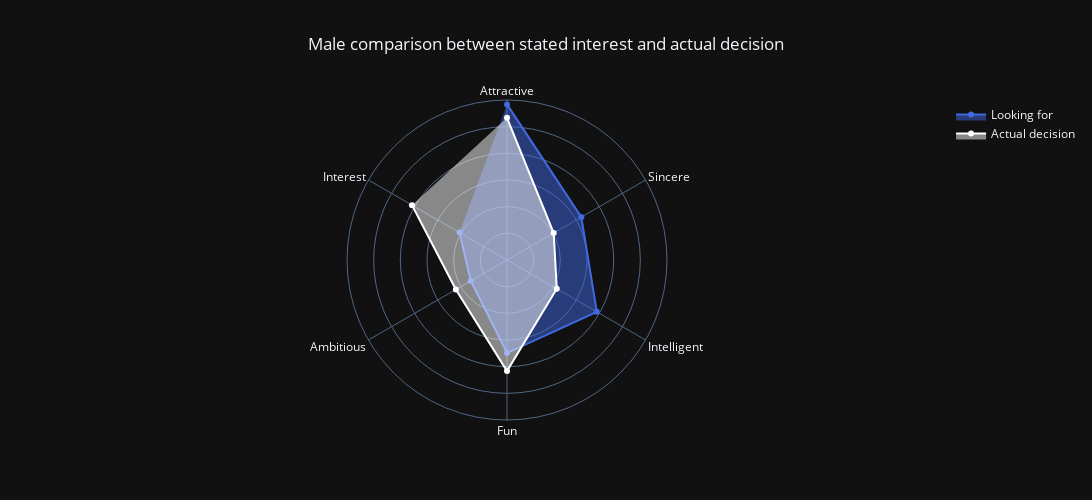
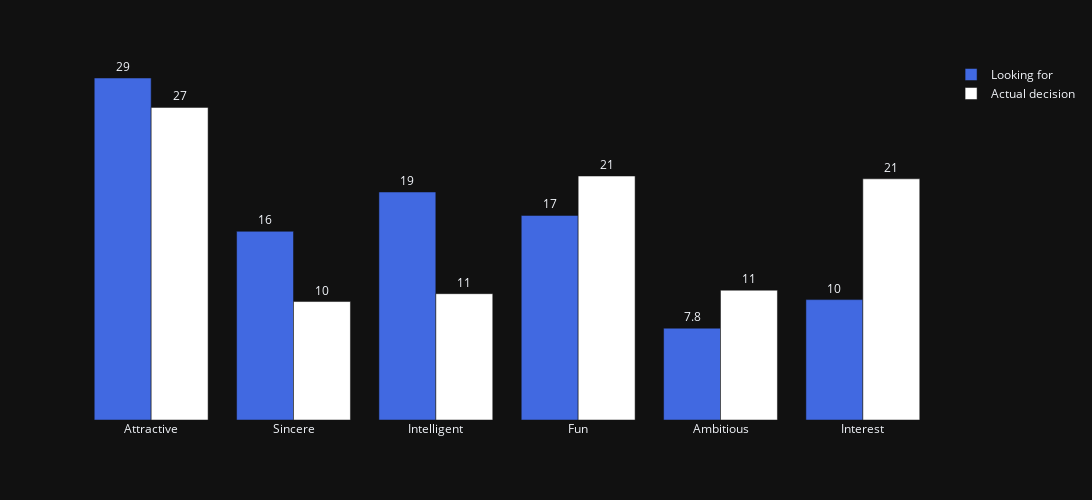

Notebook cell for these charts, in order:
### Markdown cell above
### What rating people gives when they accept a second date? Is it consistent with what they claimed to be looking for?

### Code cell
# Create a dict to rename attributes rating to clarify it
dic_rename = {"attr":"Attractive", "sinc":"Sincere","intel":"Intelligent","fun":"Fun","amb":"Ambitious","shar":"Interest"}

# Create a DataFrame without NaN values from attributes
df_male_attributes_correlation = df_men[["dec", "attr", "sinc", "intel", "fun", "amb", "shar"]].dropna()

# Create a variable to save correlation score
corr = df_male_attributes_correlation.corr()

# Create a podium of correalation score
df_male_attributes_correlation = corr["dec"].apply(abs).sort_values(ascending=False)[1:9]

# Weight this podium to a total of 100 points to match the rating system of what people are looking for
df_male_decision_polar = (df_male_attributes_correlation/sum(df_male_attributes_correlation)*100)

# Rename attributes to clarify it
df_male_decision_polar.rename(index=dic_rename, inplace=True)

# Reorder the podium so both data in polar chart have a matching order
df_male_decision_polar = df_male_decision_polar.reindex(index = df_men_polar_chart.index)


# Male bar chart DataFrame creation
df_male_decision_bar = pd.DataFrame(df_male_decision_polar)
df_male_decision_bar["case"] = "Actual decision"

df_men_are_looking_for = pd.DataFrame(df_men_are_looking_for)
df_men_are_looking_for = df_men_are_looking_for.drop('gender', axis=1)
df_men_are_looking_for = df_men_are_looking_for.rename(columns={0:"dec"})
df_men_are_looking_for["case"] = "Looking for"

# Merging what male are looking for and actual decision into a new DataFrame
df_male_merge_decision_bar = pd.concat([df_men_are_looking_for, df_male_decision_bar], axis=0)
df_male_merge_decision_bar.rename(index=dic_rename_1_1, inplace=True)

# Polar chart
fig = go.Figure()

fig.add_trace(go.Scatterpolar(
      r=df_men_polar_chart,
      theta=lst_carac,
      name='Looking for',
      line_color="royalblue"
      ))

fig.add_trace(go.Scatterpolar(
      r=df_male_decision_polar,
      theta=lst_carac,
      name='Actual decision',
      line_color="white"
      ))

fig.update_layout(polar=dict(
                    radialaxis=dict(
                          visible=True, 
                          range=[0, 30]), 
                          radialaxis_showticklabels=False, 
                          radialaxis_showline=False),
                  width=1500, 
                  height=500, 
                  title= {'x' : 0.5},
                  title_text="Male comparison between stated interest and actual decision",
                  template="plotly_dark"
                  )     

fig.update_polars(angularaxis_direction="clockwise")

fig.update_traces(fill='toself')

fig.show()

fig2 = px.bar(df_male_merge_decision_bar, 
            color="case", 
            barmode='group', 
            template='plotly_dark',
            width=1500, 
            height=500, 
            text="value",
            labels = {"index" : ""},
            color_discrete_map={'Looking for': 'royalblue','Actual decision': 'white'}
            )

fig2.update_traces(texttemplate='%{text:.2s}', textposition='outside')
fig2.update_layout(yaxis={'visible': False}, legend_title="")

fig2.show()

### Figure 1 — Plotly figure (JSON) as saved in the notebook; plotly's stock layout.template omitted (floating-point values rounded to 4 significant figures)
{"data": [{"fill": "toself", "line": {"color": "royalblue"}, "name": "Looking for", "r": [29.17, 16.1, 19.45, 17.45, 7.833, 10.27], "theta": ["Attractive", "Sincere", "Intelligent", "Fun", "Ambitious", "Interest"], "type": "scatterpolar"}, {"fill": "toself", "line": {"color": "white"}, "name": "Actual decision", "r": [26.66, 10.1, 10.77, 20.81, 11.07, 20.57], "theta": ["Attractive", "Sincere", "Intelligent", "Fun", "Ambitious", "Interest"], "type": "scatterpolar"}], "layout": {"height": 500, "polar": {"angularaxis": {"direction": "clockwise"}, "radialaxis": {"range": [0, 30], "showline": false, "showticklabels": false, "visible": true}}, "title": {"text": "Male comparison between stated interest and actual decision", "x": 0.5}, "width": 1500}}

### Figure 2 — Plotly figure (JSON) as saved in the notebook; plotly's stock layout.template omitted (floating-point values rounded to 4 significant figures)
{"data": [{"alignmentgroup": "True", "hovertemplate": "case=Looking for<br>=%{x}<br>value=%{text}<extra></extra>", "legendgroup": "Looking for", "marker": {"color": "royalblue", "pattern": {"shape": ""}}, "name": "Looking for", "offsetgroup": "Looking for", "orientation": "v", "showlegend": true, "text": [29.17, 16.1, 19.45, 17.45, 7.833, 10.27], "textposition": "outside", "texttemplate": "%{text:.2s}", "type": "bar", "x": ["Attractive", "Sincere", "Intelligent", "Fun", "Ambitious", "Interest"], "xaxis": "x", "y": [29.17, 16.1, 19.45, 17.45, 7.833, 10.27], "yaxis": "y"}, {"alignmentgroup": "True", "hovertemplate": "case=Actual decision<br>=%{x}<br>value=%{text}<extra></extra>", "legendgroup": "Actual decision", "marker": {"color": "white", "pattern": {"shape": ""}}, "name": "Actual decision", "offsetgroup": "Actual decision", "orientation": "v", "showlegend": true, "text": [26.66, 10.1, 10.77, 20.81, 11.07, 20.57], "textposition": "outside", "texttemplate": "%{text:.2s}", "type": "bar", "x": ["Attractive", "Sincere", "Intelligent", "Fun", "Ambitious", "Interest"], "xaxis": "x", "y": [26.66, 10.1, 10.77, 20.81, 11.07, 20.57], "yaxis": "y"}], "layout": {"barmode": "group", "height": 500, "legend": {"title": {"text": ""}, "tracegroupgap": 0}, "margin": {"t": 60}, "width": 1500, "xaxis": {"anchor": "y", "domain": [0, 1], "title": {"text": ""}}, "yaxis": {"anchor": "x", "domain": [0, 1], "title": {"text": "value"}, "visible": false}}}
